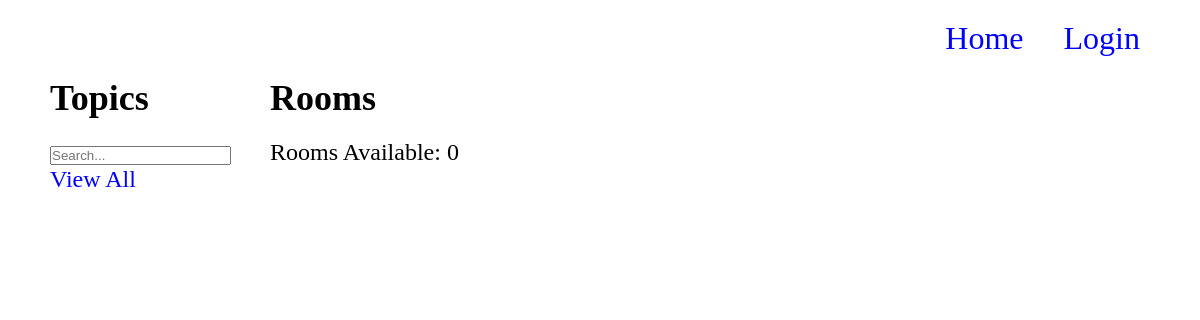
Page /?q=Django on the earlier database version.
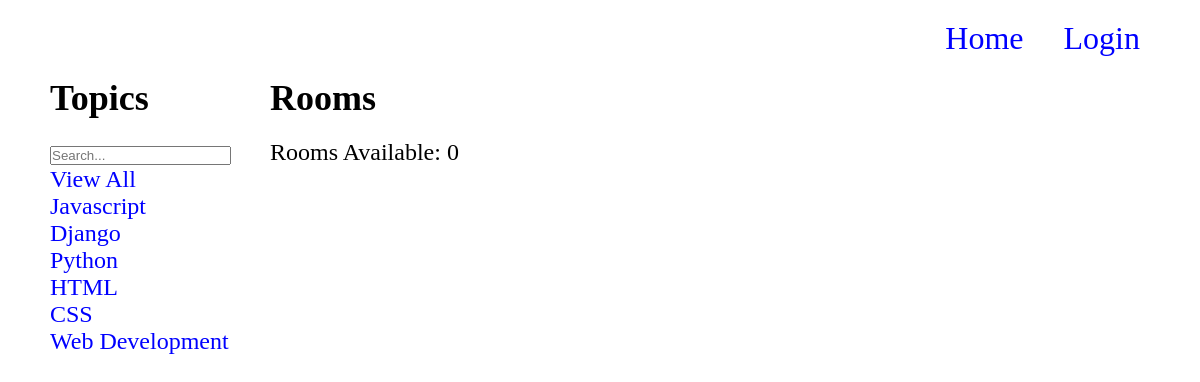
Same page on the later database version.
### base/models.py (models this page shows)
class Topic(models.Model):
  name = models.CharField(max_length=100)
  def __str__(self):
    return self.name

### base/views.py (the view)
# urls.py: path('', views.view_home_page, name="home"),
def view_home_page(request):
  q = request.GET.get('q') if request.GET.get('q') != None else ''
  rooms = Room.objects.filter(Q(topic__name__icontains=q) | Q(description__icontains=q) | Q(name__icontains=q))
  num_rooms = rooms.count()
  topics = Topic.objects.all()
  context = {
    "rooms": rooms, "topics": topics, "num_rooms": num_rooms,
  }
  return render(request, 'base/home.html', context)

### base/templates/base/home.html (shortened to what this page needs)
{% extends 'main.html' %}
{% block content %}
<main>
  <div class="home-grid">
    <div>
      <h2 class="title">Topics</h2>
      <form method="GET" action="{% url 'home' %}">
        <input type="text" name="q" placeholder="Search...">
      </form>
      <ul>
        <li>
          <a href="{% url 'home' %}">View All</a>
        </li>
        {% for topic in topics %}
        <li>
          <a href="{% url 'home' %}?q={{topic.name}}">{{topic}}</a>
        </li>
        {% endfor %}
      </ul>
    </div>
    <div>
      <h2 class="title">Rooms</h2>
      <p>Rooms Available: {{num_rooms}}</p>
    </div>
  </div>
</main>
{% endblock content %}

Differences in the rows shown:
added Topic: name "Javascript"
added Topic: name "Django"
added Topic: name "Python"
added Topic: name "HTML"
added Topic: name "CSS"
added Topic: name "Web Development"
